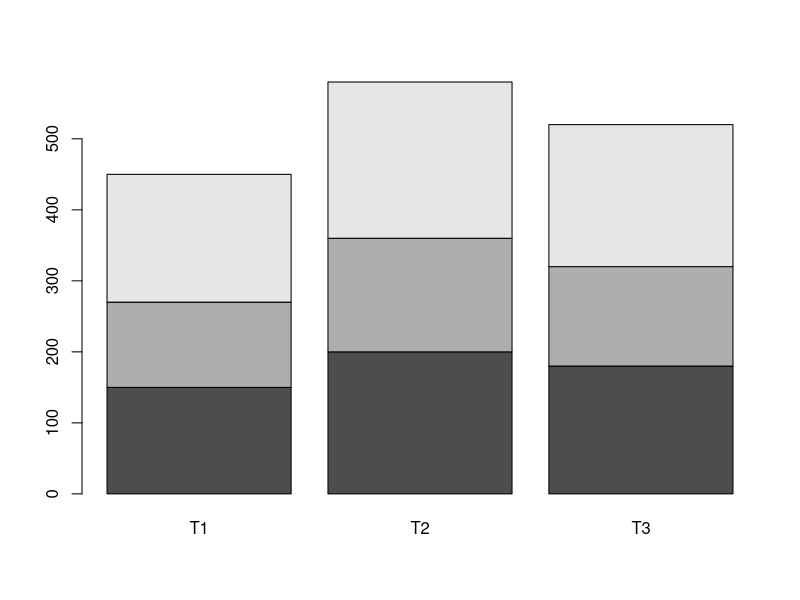

This figure's R source:
#MATRIX
# Matrix là cấu trúc dữ liệu 2 chiều trong R
# chứa các phần tử cùng kiểu dữ iệu (numeric, chẩcter,)
# được sắp xếp thành hàng (rows) và cột (columns)

# TẠO MATRIX TỪ VECTOR
# CÁCH 1: CHỈ ĐỊNH SỐ HÀNG, SỐ CỘT

mat1 <- matrix(1:6, nrow = 2, ncol = 3)
mat1

#CÁCH 2: CHỈ ĐỊNH CÁCH ĐIỆN (byrow)

mat2 <- matrix(1:6, ncol=3, byrow = TRUE)
mat2

#TẠO MATRIX RỖNG

empty.mat <- matrix(NA, nrow=3, ncol=2)
empty.mat

#TẠO MATRIX 0

zero.mat <- matrix(0,nrow=2,ncol=2)
zero.mat

# VÍ DỤ:

grades <- matrix(
        c(
          8.5, 9, 7.5, 8.8,
          8.2, 9.5, 7, 8.0,
          7, 4.5, 7, 10
        ),
        nrow = 3, ncol=4, byrow=TRUE
)
grades
rownames(grades) <- c('Nguyen Van A', 'Le Van C', 'Tran Thi X')
colnames(grades) <- c('Toán', 'Văn', 'Lý', 'Hoá')
grades


# DỮ LIỆU BÁN HÀNG THEO "THÁNG"
sales <- matrix(
    c(150, 200, 180,
      120, 160, 140,
      180, 220, 200),
    nrow = 3,
    ncol = 3,
    byrow = TRUE,
    dimnames = list(
      c("SP1", "SP2", "SP3"),
      c("T1", "T2", "T3")
    )
  )
sales  

sales[1:2]
sales[1,]
sales[,1]
sales[1:2,]
sales[,2:3]


# Dựa vào tên của cột, hàng


sales[, "T1"]
sales["SP2",]

# TÍNH TOÁN

rowSums(sales)
colSums(sales)
rowMeans(sales)
barplot(sales)
